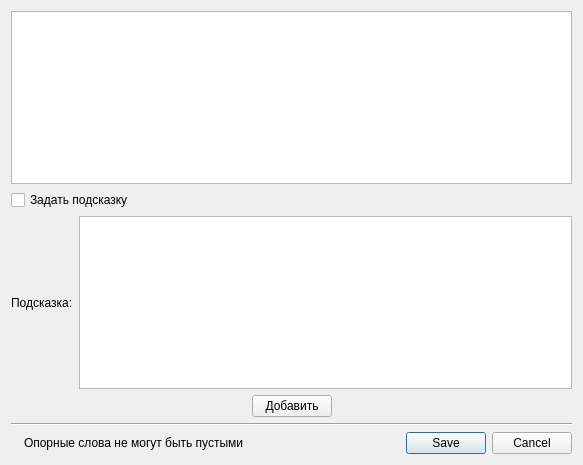
<?xml version="1.0" encoding="UTF-8"?>
<ui version="4.0">
 <class>ExpectedWordsEditorWindow</class>
 <widget class="QWidget" name="ExpectedWordsEditorWindow">
  <property name="geometry">
   <rect>
    <x>0</x>
    <y>0</y>
    <width>583</width>
    <height>465</height>
   </rect>
  </property>
  <property name="windowTitle">
   <string>Редактор опорных слов</string>
  </property>
  <layout class="QVBoxLayout" name="verticalLayout">
   <item>
    <widget class="QListWidget" name="listWidget"/>
   </item>
   <item>
    <widget class="QCheckBox" name="useHintCheckBox">
     <property name="text">
      <string>Задать подсказку</string>
     </property>
    </widget>
   </item>
   <item>
    <layout class="QHBoxLayout" name="horizontalLayout_3">
     <item>
      <widget class="QLabel" name="hintLabel">
       <property name="text">
        <string>Подсказка:</string>
       </property>
      </widget>
     </item>
     <item>
      <widget class="QPlainTextEdit" name="hintPlainTextEdit"/>
     </item>
    </layout>
   </item>
   <item>
    <layout class="QHBoxLayout" name="horizontalLayout">
     <item>
      <spacer name="horizontalSpacer">
       <property name="orientation">
        <enum>Qt::Horizontal</enum>
       </property>
       <property name="sizeHint" stdset="0">
        <size>
         <width>40</width>
         <height>20</height>
        </size>
       </property>
      </spacer>
     </item>
     <item>
      <widget class="QPushButton" name="addButton">
       <property name="text">
        <string>Добавить</string>
       </property>
      </widget>
     </item>
     <item>
      <spacer name="horizontalSpacer_2">
       <property name="orientation">
        <enum>Qt::Horizontal</enum>
       </property>
       <property name="sizeHint" stdset="0">
        <size>
         <width>40</width>
         <height>20</height>
        </size>
       </property>
      </spacer>
     </item>
    </layout>
   </item>
   <item>
    <widget class="Line" name="divider">
     <property name="orientation">
      <enum>Qt::Horizontal</enum>
     </property>
    </widget>
   </item>
   <item>
    <layout class="QHBoxLayout" name="horizontalLayout_2">
     <item>
      <widget class="QLabel" name="errorIconLabel">
       <property name="text">
        <string/>
       </property>
      </widget>
     </item>
     <item>
      <widget class="QLabel" name="errorTextLabel">
       <property name="text">
        <string>Опорные слова не могут быть пустыми</string>
       </property>
      </widget>
     </item>
     <item>
      <widget class="QDialogButtonBox" name="buttonBox">
       <property name="standardButtons">
        <set>QDialogButtonBox::Cancel|QDialogButtonBox::Save</set>
       </property>
      </widget>
     </item>
    </layout>
   </item>
  </layout>
 </widget>
 <resources/>
 <connections/>
</ui>
